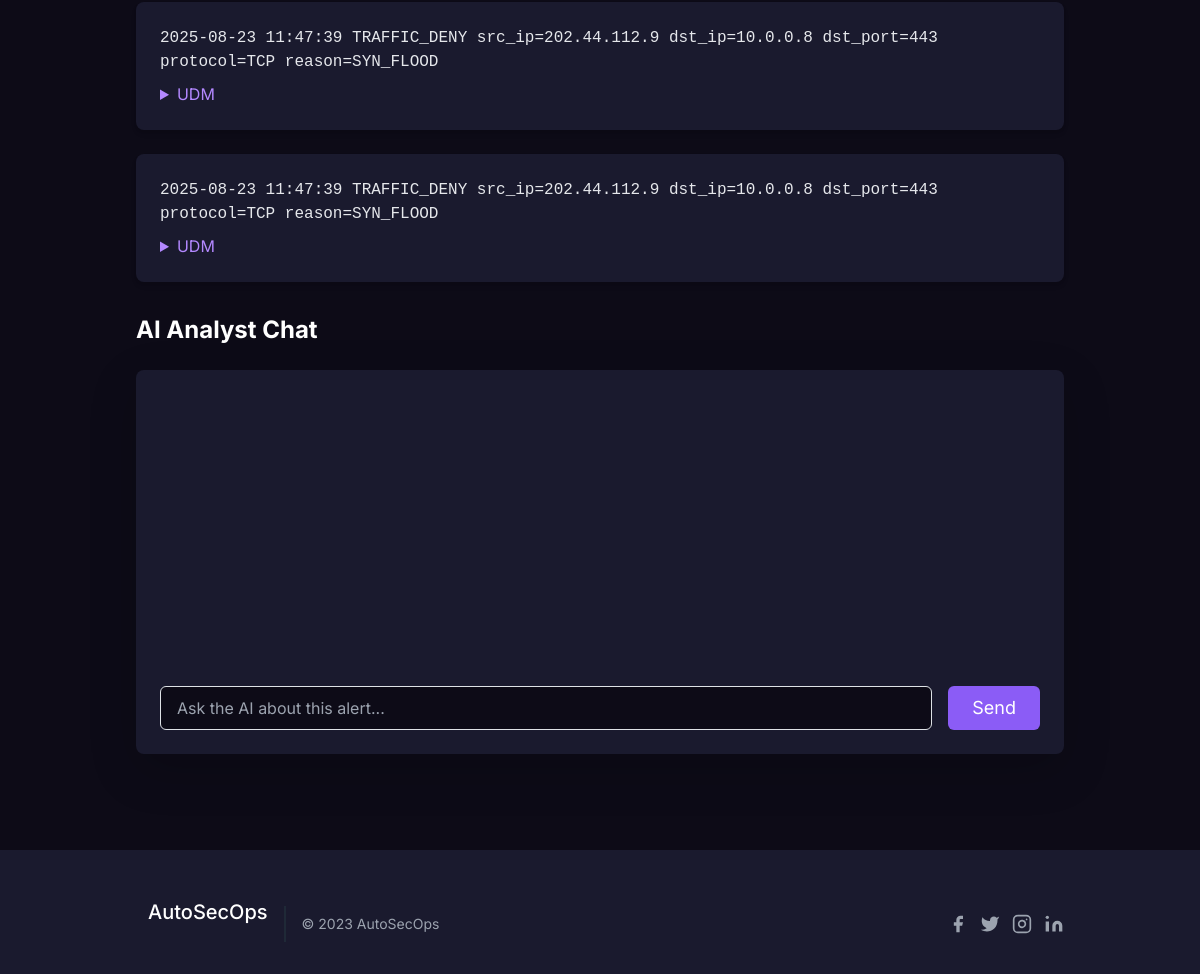
The page /alert/8 (lower part) on the database as committed earlier.
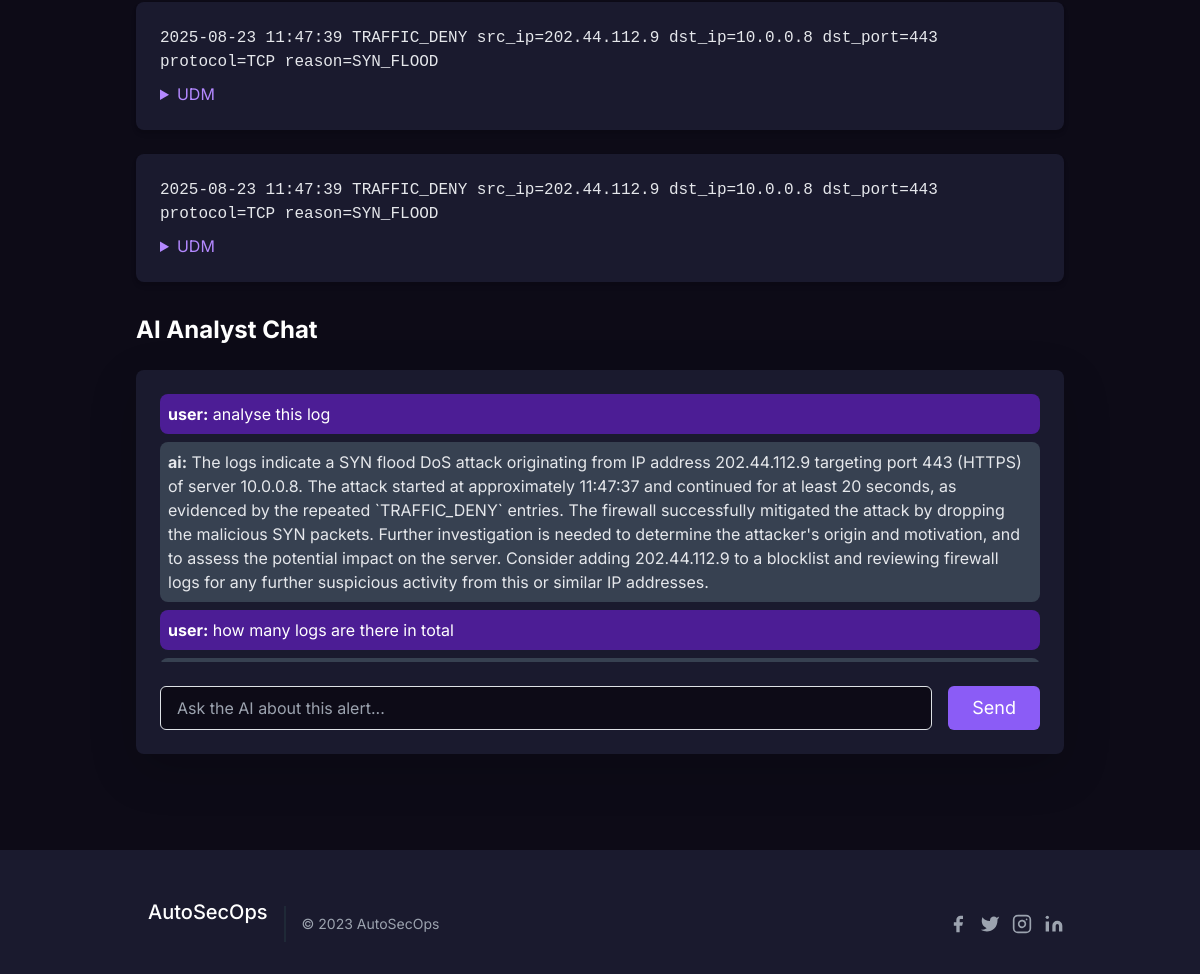
The same page on the database as committed later.
### app.py (models this page shows)
class Log(db.Model):
    id = db.Column(db.Integer, primary_key=True)
    raw = db.Column(db.Text, nullable=False)
    timestamp = db.Column(db.DateTime, nullable=True)
    udm = db.Column(db.Text)  # JSON string
    created_at = db.Column(db.DateTime, default=now_utc)

class AlertLog(db.Model):
    id = db.Column(db.Integer, primary_key=True)
    alert_id = db.Column(db.Integer, db.ForeignKey('alert.id'))
    log_id = db.Column(db.Integer, db.ForeignKey('log.id'))
    created_at = db.Column(db.DateTime, default=now_utc)

class ChatHistory(db.Model):
    id = db.Column(db.Integer, primary_key=True)
    alert_id = db.Column(db.Integer, db.ForeignKey('alert.id'), nullable=False)
    role = db.Column(db.String(10), nullable=False) # 'user' or 'ai'
    message = db.Column(db.Text, nullable=False)
    timestamp = db.Column(db.DateTime, default=now_utc)

### app.py (the view)
@app.route('/alert/<int:alert_id>')
def alert_view(alert_id):
    a = Alert.query.get_or_404(alert_id)
    links = AlertLog.query.filter_by(alert_id=alert_id).order_by(AlertLog.created_at.desc()).limit(50).all()
    chat_history = ChatHistory.query.filter_by(alert_id=alert_id).order_by(ChatHistory.timestamp.asc()).all()
    return render_template('alert_view.html', alert=a, links=links, Log=Log, chat_history=chat_history)

### templates/alert_view.html (shortened to what this page needs)
<!doctype html>
<html lang="en">
<head>
    <link href="https://cdn.jsdelivr.net/npm/bootstrap@5.3.0/dist/css/bootstrap.min.css" rel="stylesheet">
    <link href="https://cdn.jsdelivr.net/npm/tailwindcss@2.2.19/dist/tailwind.min.css" rel="stylesheet">
</head>
<body>
    <main class="min-h-screen bg-gray-900 pt-24">
        <section id="alert-details" class="text-gray-400 body-font">
            <div class="container mx-auto px-5 py-24">
                {% for link in links %}
                {% set log = Log.query.get(link.log_id) %}
                {% if log %}
                <div class="bg-gray-800 p-4 rounded-lg shadow-md mb-4">
                    <pre class="text-gray-200" style="white-space:pre-wrap;">{{ log.raw }}</pre>
                    <details class="mt-2">
                        <summary class="text-purple-400 cursor-pointer">UDM</summary>
                    </details>
                </div>
                {% endif %}
                {% endfor %}
                <h3 class="text-2xl font-bold text-white mt-8 mb-4">AI Analyst Chat</h3>
                <div class="bg-gray-800 p-6 rounded-lg shadow-lg flex flex-col h-96">
                    <div id="chat-messages" class="flex-grow overflow-y-auto mb-4">
                        {% for chat in chat_history %}
                        <div class="mb-2 p-2 rounded-lg {% if chat.role == 'user' %}bg-purple-900 text-white{% else %}bg-gray-700 text-gray-200{% endif %}">
                            <strong>{{ chat.role }}:</strong> {{ chat.message }}
                        </div>
                        {% endfor %}
                    </div>
                    <form id="chat-form" class="flex">
                        <input type="text" id="chat-input" name="message" placeholder="Ask the AI about this alert..." class="flex-grow bg-gray-900 rounded border border-gray-700 focus:border-purple-500 text-base outline-none text-gray-100 py-1 px-3 leading-8 transition-colors duration-200 ease-in-out" required>
                        <button type="submit" class="ml-4 text-white bg-purple-500 border-0 py-2 px-6 focus:outline-none hover:bg-purple-600 rounded text-lg">Send</button>
                    </form>
                </div>
            </div>
        </section>
    </main>
    <footer class="text-gray-400 bg-gray-800 body-font mt-auto">
        <div class="container px-5 py-8 mx-auto flex items-center sm:flex-row flex-col">
            <a class="flex title-font font-medium items-center md:justify-start justify-center text-white">
                <span class="ml-3 text-xl">AutoSecOps</span>
            </a>
            <p class="text-sm text-gray-400 sm:ml-4 sm:pl-4 sm:border-l-2 sm:border-gray-800 sm:py-2 sm:mt-0 mt-4">
                © 2023 AutoSecOps
            </p>
            <span class="inline-flex sm:ml-auto sm:mt-0 mt-4 justify-center sm:justify-start">
                <a class="text-gray-400">
                    <svg fill="currentColor" stroke-linecap="round" stroke-linejoin="round" stroke-width="2" class="w-5 h-5" viewBox="0 0 24 24">
                        <path d="M18 2h-3a5 5 0 00-5 5v3H7v4h3v8h4v-8h3l1-4h-4V7a1 1 0 011-1h3z"></path>
                    </svg>
                </a>
                <a class="ml-3 text-gray-400">
                    <svg fill="currentColor" stroke-linecap="round" stroke-linejoin="round" stroke-width="2" class="w-5 h-5" viewBox="0 0 24 24">
                        <path d="M23 3a10.9 10.9 0 01-3.14 1.53 4.48 4.48 0 00-7.86 3v1A10.66 10.66 0 013 4s-4 9 5 13a11.64 11.64 0 01-7 2c9 5 20 0 20-11.5a4.5 4.5 0 00-.08-.83A7.72 7.72 0 0023 3z"></path>
                    </svg>
                </a>
                <a class="ml-3 text-gray-400">
                    <svg fill="none" stroke="currentColor" stroke-linecap="round" stroke-linejoin="round" stroke-width="2" class="w-5 h-5" viewBox="0 0 24 24">
                        <rect width="20" height="20" x="2" y="2" rx="5" ry="5"></rect>
                        <path d="M16 11.37A4 4 0 1112.63 8 4 4 0 0116 11.37zm1.5-4.87h.01"></path>
                    </svg>
                </a>
                <a class="ml-3 text-gray-400">
                    <svg fill="currentColor" stroke="currentColor" stroke-linecap="round" stroke-linejoin="round" stroke-width="0" class="w-5 h-5" viewBox="0 0 24 24">
                        <path stroke="none" d="M16 8a6 6 0 016 6v7h-4v-7a2 2 0 00-2-2 2 2 0 00-2 2v7h-4v-7a6 6 0 016-6zM2 9h4v12H2z"></path>
                        <circle cx="4" cy="4" r="2" stroke="none"></circle>
                    </svg>
                </a>
            </span>
        </div>
    </footer>
</body>
</html>

### templates/alert_view.html (style rules this page uses)
body { font-family: 'Inter', sans-serif; background-color: #0d0b17; }
.bg-gray-900 { background-color: #0d0b17; }
.bg-gray-800 { background-color: #1a1a2e; }
.text-purple-400 { color: #b388ff; }

Rows that differ between the two databases and show on the page:
added ChatHistory: role "user", message "analyse this log"
added ChatHistory: role "ai", message "The logs indicate a SYN flood DoS attack originating from IP address 202.44.112.9 targeting port 443 (HTTPS) of server 10.0.0.8. The attack started at approximately 11:47:37 and continued for at least 20 seconds, as evidenced by the repeated `TRAFFIC_DENY` entries. The firewall successfully mitigated the attack by dropping the malicious SYN packets. Further investigation is needed to determine the attacker's origin and motivation, and to assess the potential impact on the server. Consider adding 202.44.112.9 to a blocklist and reviewing firewall logs for any further suspicious activity from this or similar IP addresses."
added ChatHistory: role "user", message "how many logs are there in total"
